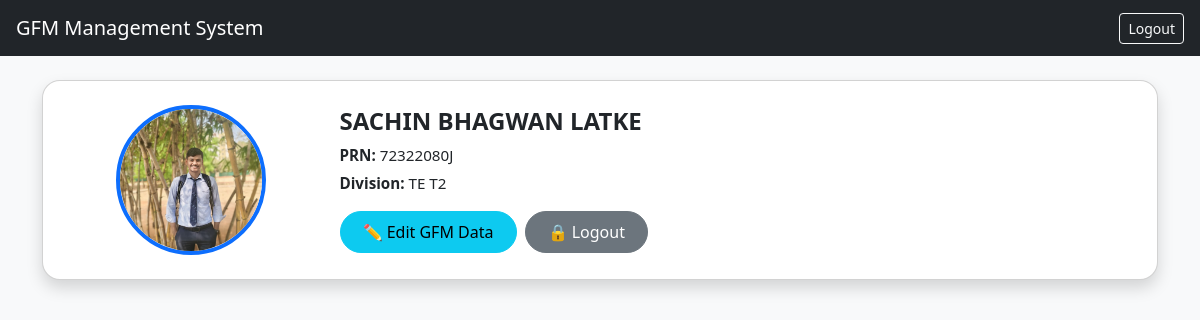
The page /student/dashboard (signed in) on the database its author committed.
### models.py (models this page shows)
class Student(db.Model):
    id = db.Column(db.Integer, primary_key=True)
    prn = db.Column(db.String(20), unique=True, nullable=False)
    photo = db.Column(db.String(200))
    name = db.Column(db.String(100))
    email = db.Column(db.String(100))
    phone = db.Column(db.String(15))
    gender = db.Column(db.String(10))
    dob = db.Column(db.String(20))
    address = db.Column(db.Text)
    division = db.Column(db.String(10))
    year = db.Column(db.String(10))
    ssc_marks = db.Column(db.Float)
    hsc_marks = db.Column(db.Float)
    fe_sem1 = db.Column(db.Float)
    fe_sem2 = db.Column(db.Float)
    se_sem1 = db.Column(db.Float)
    se_sem2 = db.Column(db.Float)
    te_sem1 = db.Column(db.Float)
    te_sem2 = db.Column(db.Float)
    be_sem1 = db.Column(db.Float)
    be_sem2 = db.Column(db.Float)
    password = db.Column(db.String(200))

### auth.py (the view)
@auth_bp.route('/student/dashboard')
def student_dashboard():
    if session.get('user') != 'student':
        return redirect('/student/login')
    student = Student.query.filter_by(prn=session['prn']).first()
    return render_template(
        'student_dashboard.html',
        student=student
    )

### templates/student_dashboard.html (shortened to what this page needs)
{% extends 'base.html' %}
{% block content %}
<div class="card dashboard-card shadow p-4">
    <div class="row align-items-center">
        <div class="col-md-3 text-center mb-3 mb-md-0">
            <img src="/uploads/{{ student.photo }}" class="profile-img" alt="Student Photo">
        </div>
        <div class="col-md-9 info-box">
            <h4 class="fw-bold mb-2">{{ student.name }}</h4>
            <p><b>PRN:</b> {{ student.prn }}</p>
            <p><b>Division:</b> {{ student.division }}</p>
            <div class="mt-3 d-flex gap-2 flex-wrap">
                <a href="/student/edit" class="btn btn-info action-btn">
                    ✏️ Edit GFM Data
                </a>
                <a href="/logout" class="btn btn-secondary action-btn">
                    🔒 Logout
                </a>
            </div>
        </div>
    </div>
</div>
{% endblock %}

### templates/student_dashboard.html (style rules this page uses)
.dashboard-card { border-radius: 18px; animation: fadeUp 0.6s ease; }
.profile-img { width: 150px; height: 150px; object-fit: cover; border-radius: 50%; border: 4px solid #0d6efd; transition: 0.3s; }
.info-box p { margin-bottom: 6px; font-size: 0.95rem; }
.action-btn { border-radius: 30px; padding: 8px 22px; transition: 0.3s; }

### rows shown on the page
Student: photo (picture), name "SACHIN BHAGWAN LATKE", prn "72322080J", division "TE T2"
